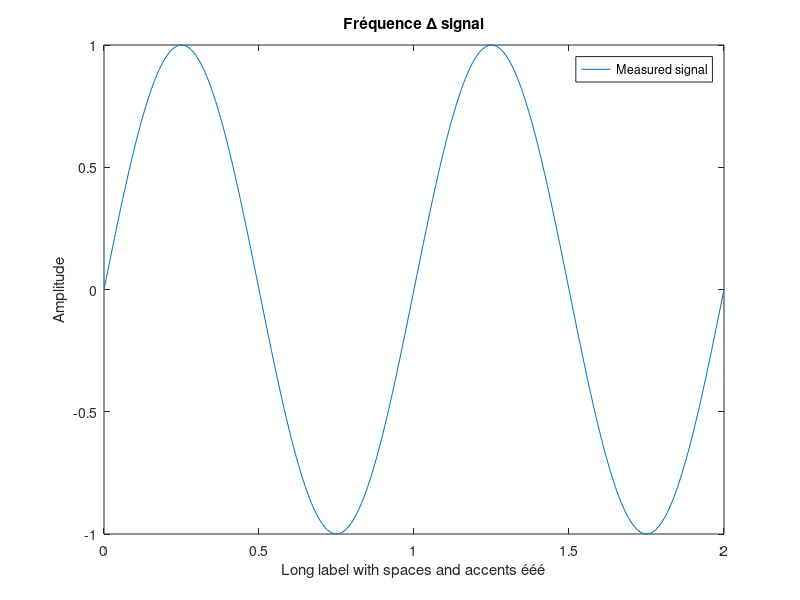

Reproduce this figure in MATLAB.
x=linspace(0,2,201);y=sin(2*pi*x);plot(x,y);title('Fréquence Δ signal');xlabel('Long label with spaces and accents ééé');ylabel('Amplitude');legend('Measured signal');
